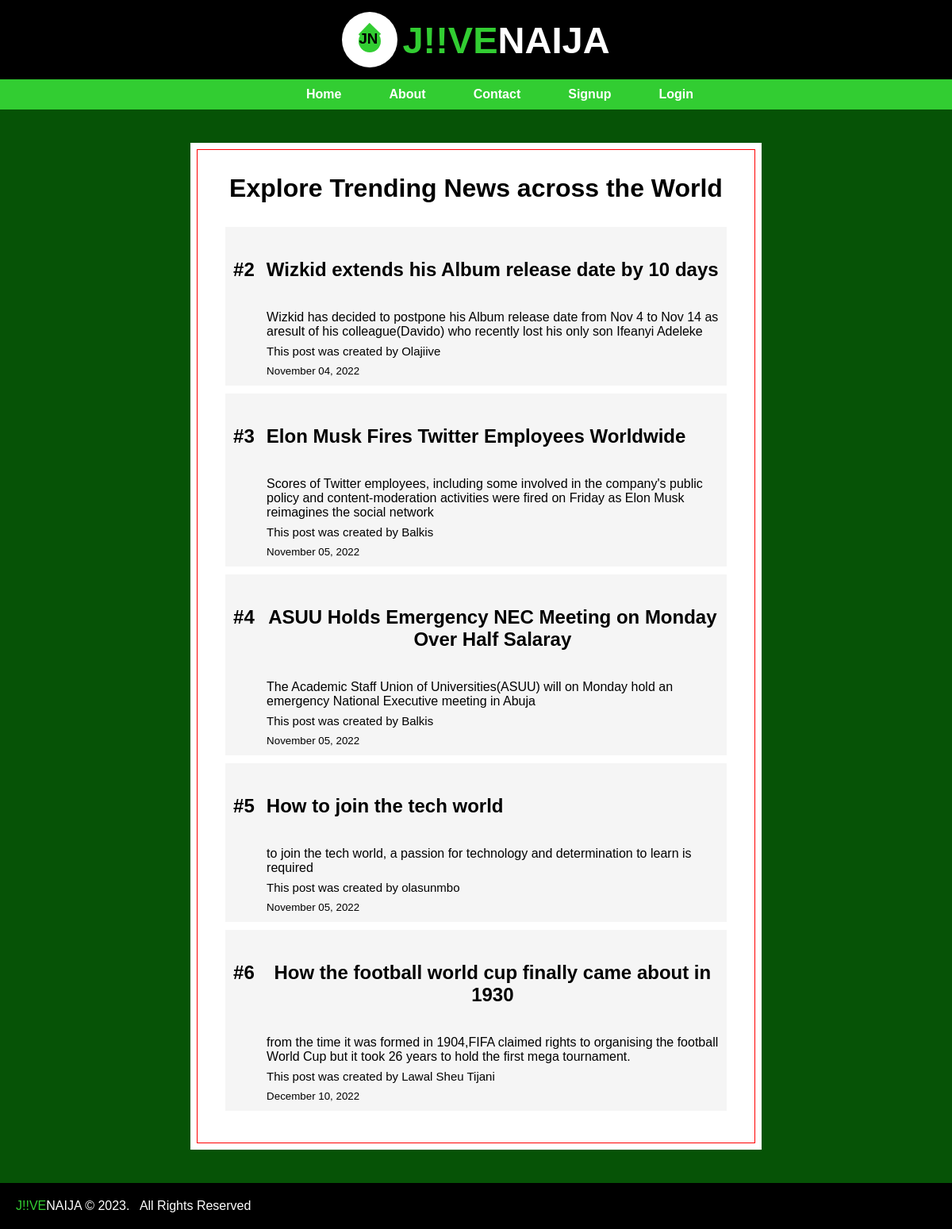
The page / on the database its author committed.
### app.py (models this page shows, shortened)
class Post(db.Model, UserMixin):
    __tablename__ = "post"
    id = db.Column(db.Integer(), primary_key=True)
    title = db.Column(db.String(100), nullable=False)
    content = db.Column(db.Text(), nullable=False)
    Author= db.Column(db.String(), nullable=False)
    Registered = db.Column(db.DateTime, nullable=False, default=datetime.utcnow())
    post_id = db.Column(db.Integer(), db.ForeignKey("user.id"))

### app.py (the view)
@app.route('/')
def home():
    posts=Post.query.all()
    context = {
        "posts": posts
    }
    return render_template('home.html', **context)

### templates/home.html
{% extends 'base.html' %}
{% block content %}
    <div class="postcont">
        <h1>Explore Trending News across the World</h1>
        <div >
            {% for post in posts %}
            <div class="post">
                <div class="top">
                    <h2>#{{ post.id }}</h2>
                    <h2 style="margin-left: 15px;">{{ post.title }}</h2>
                </div>
                <div style="margin-left: 42px;">{{ post.content }} </div>
                <div class="p_author" style="margin-left: 42px;">This post was created by {{ post.Author }}</div>
                <small style="margin-left: 42px;">{{ post.Registered.strftime('%B %d, %Y') }}</small>
            </div>
            {% endfor %}
        </div>
    </div>
{% endblock %}

### static/style.css (style rules this page uses)
* { margin: 0; padding: 0; box-sizing: border-box; }
body { background-color: rgb(6, 83, 6); height: 100%; font-family: Arial, Helvetica, sans-serif; }
.postcont { border: 1px solid red; padding-bottom: 30px; }
.postcont h1 { text-align: center; margin: 30px 0; }
.postcont h2 { text-align: center; margin: 30px 0; }
.post .top { display: flex; }
.postcont .post { width: 90%; margin: 10px auto; padding: 10px; background-color: whitesmoke; }
.p_author { font-size: 15px; }
.post div { margin-bottom: 7px; }

### rows shown on the page
Post: id "2", title "Wizkid extends his Album release date by 10 days", content "Wizkid has decided to postpone his Album release date from Nov 4 to Nov 14 as aresult of his colleague(Davido) who recently lost his only son Ifeanyi Adeleke", Author "Olajiive", Registered "November 04, 2022"
Post: id "3", title "Elon Musk Fires Twitter Employees Worldwide", content "Scores of Twitter employees, including some involved in the company's public policy and content-moderation activities were fired on Friday as Elon Musk reimagines the social network", Author "Balkis", Registered "November 05, 2022"
Post: id "4", title "ASUU Holds Emergency NEC Meeting on Monday Over Half Salaray", content "The Academic Staff Union of Universities(ASUU) will on Monday hold an emergency National Executive meeting in Abuja", Author "Balkis", Registered "November 05, 2022"
Post: id "5", title "How to join the tech world", content "to join the tech world, a passion for technology and determination to learn is required", Author "olasunmbo", Registered "November 05, 2022"
Post: id "6", title "How the football world cup finally came about in 1930", content "from the time it was formed in 1904,FIFA claimed rights to organising the football World Cup but it took 26 years to hold the first mega tournament.", Author "Lawal Sheu Tijani", Registered "December 10, 2022"
